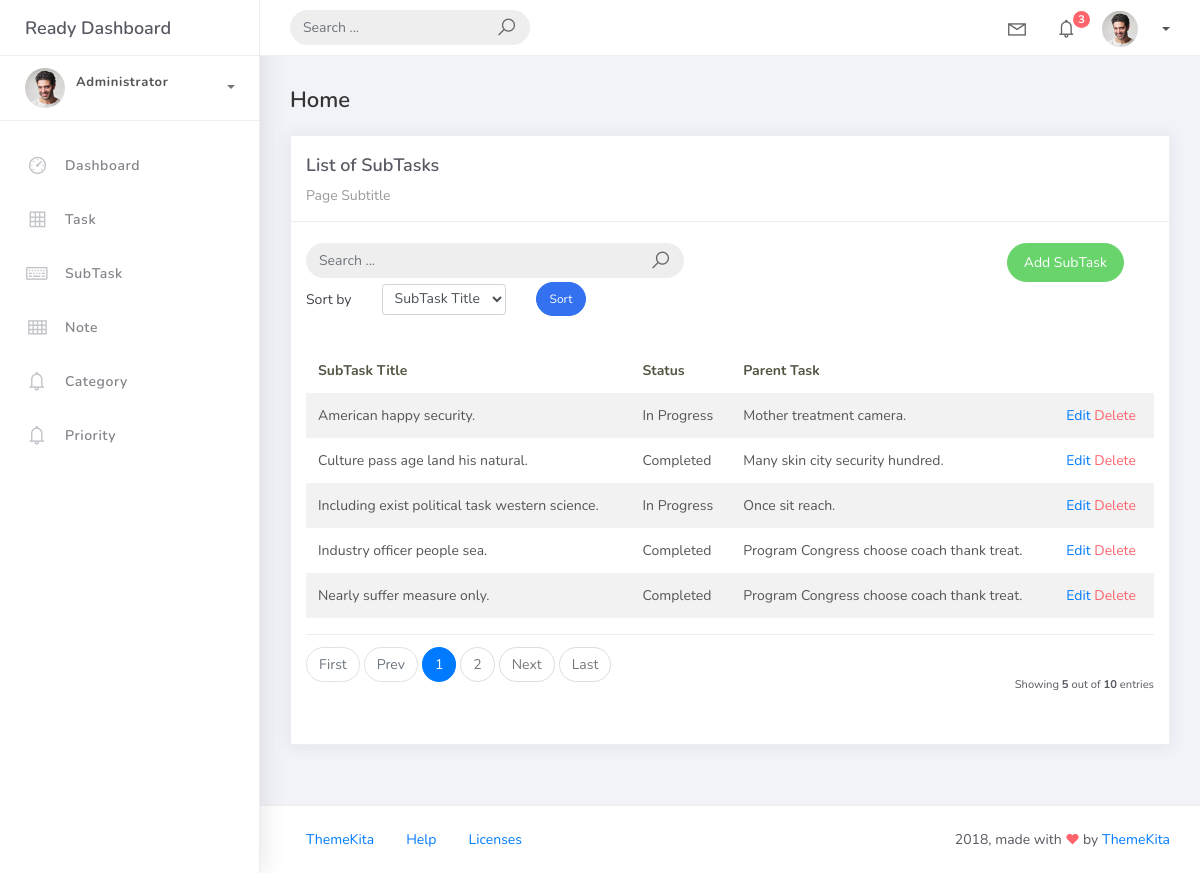
Screenshot of /subtask_list with the database file from the repository.
### hangarin/models.py (models this page shows, shortened)
class BaseModel(models.Model):
    created_at = models.DateTimeField(auto_now_add = True, db_index = True)
    updated_at = models.DateTimeField(auto_now = True)
    class Meta:
        abstract = True

class SubTask(BaseModel):
    subtask_title = models.CharField(max_length = 50)
    status = models.CharField(max_length = 50, choices = [("Pending","Pending"),("In Progress","In Progress"),("Completed","Completed")],default = "pending")
    parent_task = models.ForeignKey(Task, on_delete = models.CASCADE)

class Task(BaseModel):
    task_title = models.CharField(max_length = 50)
    description = models.CharField(max_length = 150)
    deadline = models.DateTimeField()
    status = models.CharField(max_length = 50, choices = [("Pending","Pending"),("In Progress","In Progress"),("Completed","Completed")],default = "pending")
    priority = models.ForeignKey(Priority, on_delete = models.CASCADE)
    category = models.ForeignKey(Category, on_delete = models.CASCADE)
    def __str__(self):
        return self.task_title

### hangarin/views.py (the view)
# urls.py: path('subtask_list', SubTaskList.as_view(), name='subtask-list'),
class SubTaskList(ListView):
    model = SubTask
    context_object_name = 'subtask'
    template_name = 'subtask_list.html'
    paginate_by = 5
    def get_queryset(self):
        qs = super().get_queryset()
        query = self.request.GET.get('q')
        if query:
            qs = qs.filter(
                Q(subtask_title__icontains=query) |
                Q(parent_task__task_title__icontains=query) |
                Q(status__icontains=query)
                )
        return qs
    def get_ordering(self):
            allowed = ["subtask_title", "parent_task__task_title"]
            sort_by = self.request.GET.get("sort_by")
            if sort_by in allowed:
                return sort_by
            return "subtask_title"

### templates/subtask_list.html (shortened to what this page needs)
{% extends 'base.html' %} {% load static %} {% block content %}
<div class ="content">
    <div class="container-fluid">
        <h4 class="page-title">Home</h4>
        <div class="row">
            <div class="col-md-12">
                <div class="card">
                    <div class="card-header">
                        <div class="card-title">List of SubTasks</div>
                        <div class="card-category">Page Subtitle</div>
                    </div>
                    <br />
                        <div class="col-md-12 row">
                            <div class="col-md-6">
                                <form class="navbar-left navbar-form nav-search mr-md-3" action="{% url 'subtask-list' %}">
                                    <div class="input-group">
                                        <input type="text" placeholder="Search ..." class="form-control" name="q" />
                                        <div class="input-group-append">
                                        <span class="input-group-text">
                                            <i class="la la-search search-icon"></i>
                                        </span>
                                        </div>
                                    </div>
                                </form>
                            </div>
                            <div class="col-md-6">
                                <div class="pull-right">
                                    <a href="{% url 'subtask-add' %}" class="btn btn-success btn-rounded">Add SubTask</a>
                                </div>
                            </div>
                        </div>
                        <div class="col-md-12">
                            <form method="get" class="row g-2 align-items-center">
                                <div class="col-auto">
                                    <label for="smallSelect" class="col-form-label">Sort by</label>
                                </div>
                                <div class="col-auto">
                                    <select class="form-control form-control-sm" id="smallSelect" name="sort_by">
                                        <option value="subtask_title" {% if request.GET.sort_by == "subtask_title" %}selected{% endif %}>SubTask Title</option>
                                    </select>
                                </div>
                                <div class="col-auto">
                                    <button type="submit" class="btn btn-primary btn-sm btn-rounded">
                                        Sort
                                    </button>
                                </div>
                            </form>
                        </div>
                    <div class="card-body">
                        <table class="table table-striped mt-3">
                            <thead>
                                <tr>
                                    <th scope="col">SubTask Title</th>
                                    <th scope="col">Status</th>
                                    <th scope="col">Parent Task</th>
                                </tr>
                            </thead>
                            <tbody>
                                {% for object in object_list %}
                                <tr>
                                    <td>{{ object.subtask_title }}</td>
                                    <td>{{ object.status }}</td>
                                    <td>{{ object.parent_task }}</td>
                                    <td>
                                        <a href="subtask_list/{{object.id}}">Edit</a>
                                        <a href="subtask_list/{{ object.id }}/delete" class="text-danger">Delete</a>
                                    </td>
                                </tr>
                                {% empty %}
                                <tr>
                                    <td colspan="4" style="text-align: center">
                                        <p class="text-sm font-weight-bold mb-0">No Records Found</p>
                                    </td>
                                </tr>
                                {% endfor %}
                            </tbody>
                        </table>
                        {% include 'includes/pagination.html' %}
                    </div>
                </div>
            </div>
        </div>
    </div>
</div>
{% endblock %}

### rows the page displays
SubTask: subtask_title "American happy security.", status "In Progress", parent_task "Mother treatment camera."
SubTask: subtask_title "Culture pass age land his natural.", status "Completed", parent_task "Many skin city security hundred."
SubTask: subtask_title "Including exist political task western science.", status "In Progress", parent_task "Once sit reach."
SubTask: subtask_title "Industry officer people sea.", status "Completed", parent_task "Program Congress choose coach thank treat."
SubTask: subtask_title "Nearly suffer measure only.", status "Completed", parent_task "Program Congress choose coach thank treat."

### other values shown
{{ page_num }} "1"
{{ page_num }} "2"
{{ object_list.count }} "5"
{{ paginator.count }} "10"
